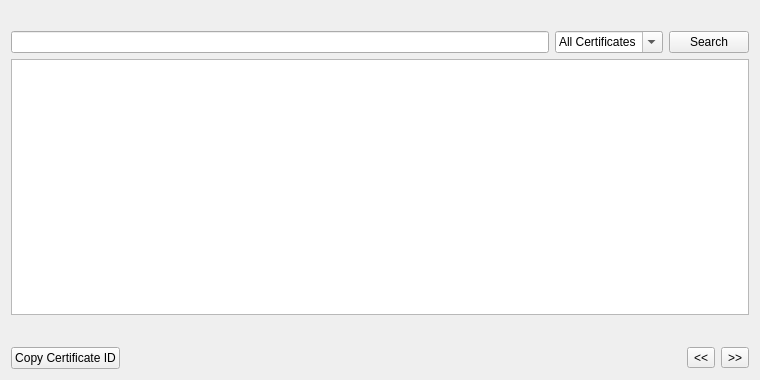
<?xml version="1.0" encoding="UTF-8"?>
<ui version="4.0">
 <class>CertListPage</class>
 <widget class="QWidget" name="CertListPage">
  <property name="geometry">
   <rect>
    <x>0</x>
    <y>0</y>
    <width>760</width>
    <height>380</height>
   </rect>
  </property>
  <property name="windowTitle">
   <string>Certificates</string>
  </property>
  <layout class="QVBoxLayout" name="verticalLayout">
   <item>
    <widget class="QLabel" name="labelExplanation">
     <property name="textFormat">
      <enum>Qt::PlainText</enum>
     </property>
     <property name="wordWrap">
      <bool>true</bool>
     </property>
    </widget>
   </item>
   <item>
    <layout class="QHBoxLayout" name="horizontalLayout_2">
     <item>
      <widget class="QLineEdit" name="lineEditCertSearch"/>
     </item>
     <item>
      <widget class="QComboBox" name="categoryEdit">
       <property name="minimumSize">
        <size>
         <width>100</width>
         <height>0</height>
        </size>
       </property>
       <property name="editable">
        <bool>true</bool>
       </property>
       <item>
        <property name="text">
         <string>All Certificates</string>
        </property>
       </item>
      </widget>
     </item>
     <item>
      <widget class="QPushButton" name="searchCert">
       <property name="maximumSize">
        <size>
         <width>16777215</width>
         <height>48</height>
        </size>
       </property>
       <property name="text">
        <string>Search</string>
       </property>
      </widget>
     </item>
    </layout>
   </item>
   <item>
    <widget class="QTableView" name="tableView">
     <property name="contextMenuPolicy">
      <enum>Qt::CustomContextMenu</enum>
     </property>
     <property name="toolTip">
      <string/>
     </property>
     <property name="tabKeyNavigation">
      <bool>false</bool>
     </property>
     <property name="alternatingRowColors">
      <bool>true</bool>
     </property>
     <property name="selectionMode">
      <enum>QAbstractItemView::SingleSelection</enum>
     </property>
     <property name="selectionBehavior">
      <enum>QAbstractItemView::SelectRows</enum>
     </property>
     <property name="sortingEnabled">
      <bool>true</bool>
     </property>
     <attribute name="verticalHeaderVisible">
      <bool>false</bool>
     </attribute>
    </widget>
   </item>
   <item>
    <layout class="QHBoxLayout" name="horizontalLayout_3">
     <item>
      <spacer name="horizontalSpacer_2">
       <property name="orientation">
        <enum>Qt::Horizontal</enum>
       </property>
       <property name="sizeHint" stdset="0">
        <size>
         <width>40</width>
         <height>20</height>
        </size>
       </property>
      </spacer>
     </item>
     <item>
      <widget class="QLabel" name="labelPage">
       <property name="text">
        <string/>
       </property>
      </widget>
     </item>
    </layout>
   </item>
   <item>
    <layout class="QHBoxLayout" name="horizontalLayout">
     <item>
      <widget class="QPushButton" name="copyCert">
       <property name="toolTip">
        <string>Copy the currently selected cert to the system clipboard</string>
       </property>
       <property name="text">
        <string>Copy Certificate ID</string>
       </property>
      </widget>
     </item>
     <item>
      <spacer name="horizontalSpacer">
       <property name="orientation">
        <enum>Qt::Horizontal</enum>
       </property>
       <property name="sizeHint" stdset="0">
        <size>
         <width>40</width>
         <height>20</height>
        </size>
       </property>
      </spacer>
     </item>
     <item>
      <widget class="QToolButton" name="prevButton">
       <property name="text">
        <string>&lt;&lt;</string>
       </property>
      </widget>
     </item>
     <item>
      <widget class="QToolButton" name="nextButton">
       <property name="text">
        <string>&gt;&gt;</string>
       </property>
      </widget>
     </item>
    </layout>
   </item>
  </layout>
 </widget>
 <resources>
  <include location="../presidentielcoin.qrc"/>
 </resources>
 <connections/>
</ui>
